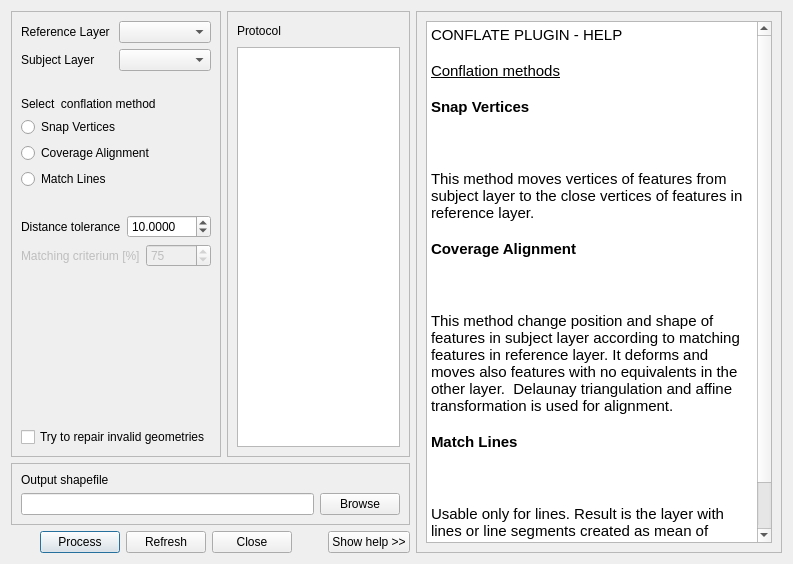
<?xml version="1.0" encoding="UTF-8"?>
<ui version="4.0">
 <class>Dialog</class>
 <widget class="QDialog" name="Dialog">
  <property name="geometry">
   <rect>
    <x>0</x>
    <y>0</y>
    <width>793</width>
    <height>564</height>
   </rect>
  </property>
  <property name="windowTitle">
   <string>Conflation dialog</string>
  </property>
  <property name="windowIcon">
   <iconset resource="resources.qrc">
    <normaloff>:/icon/icons/mActionConflate.png</normaloff>:/icon/icons/mActionConflate.png</iconset>
  </property>
  <property name="toolTip">
   <string/>
  </property>
  <property name="whatsThis">
   <string>&lt;html&gt;&lt;head/&gt;&lt;body&gt;&lt;p&gt;QGIS plugin for conflation&lt;/p&gt;&lt;/body&gt;&lt;/html&gt;</string>
  </property>
  <layout class="QGridLayout" name="gridLayout">
   <item row="0" column="0">
    <widget class="QFrame" name="frameSettings">
     <property name="sizePolicy">
      <sizepolicy hsizetype="Preferred" vsizetype="Preferred">
       <horstretch>1</horstretch>
       <verstretch>0</verstretch>
      </sizepolicy>
     </property>
     <property name="frameShape">
      <enum>QFrame::StyledPanel</enum>
     </property>
     <property name="frameShadow">
      <enum>QFrame::Raised</enum>
     </property>
     <property name="lineWidth">
      <number>2</number>
     </property>
     <layout class="QVBoxLayout" name="verticalLayout_2">
      <item>
       <layout class="QHBoxLayout" name="horizontalLayout1">
        <item>
         <widget class="QLabel" name="mLabelRef">
          <property name="toolTip">
           <string>&lt;html&gt;&lt;head/&gt;&lt;body&gt;&lt;p&gt;&lt;br/&gt;&lt;/p&gt;&lt;/body&gt;&lt;/html&gt;</string>
          </property>
          <property name="whatsThis">
           <string>&lt;html&gt;&lt;head/&gt;&lt;body&gt;&lt;p&gt;What ref&lt;/p&gt;&lt;/body&gt;&lt;/html&gt;</string>
          </property>
          <property name="text">
           <string>Reference Layer</string>
          </property>
         </widget>
        </item>
        <item>
         <widget class="QComboBox" name="mcbReferences">
          <property name="sizePolicy">
           <sizepolicy hsizetype="Preferred" vsizetype="Fixed">
            <horstretch>0</horstretch>
            <verstretch>0</verstretch>
           </sizepolicy>
          </property>
          <property name="toolTip">
           <string>&lt;html&gt;&lt;head/&gt;&lt;body&gt;&lt;p&gt;Select reference layer&lt;/p&gt;&lt;/body&gt;&lt;/html&gt;</string>
          </property>
         </widget>
        </item>
       </layout>
      </item>
      <item>
       <layout class="QHBoxLayout" name="horizontalLayout3">
        <item>
         <widget class="QLabel" name="mLabelSub">
          <property name="text">
           <string>Subject Layer</string>
          </property>
         </widget>
        </item>
        <item>
         <widget class="QComboBox" name="mcbSubjects">
          <property name="sizePolicy">
           <sizepolicy hsizetype="Preferred" vsizetype="Fixed">
            <horstretch>0</horstretch>
            <verstretch>0</verstretch>
           </sizepolicy>
          </property>
          <property name="toolTip">
           <string>&lt;html&gt;&lt;head/&gt;&lt;body&gt;&lt;p&gt;Select subject layer&lt;/p&gt;&lt;/body&gt;&lt;/html&gt;</string>
          </property>
         </widget>
        </item>
       </layout>
      </item>
      <item>
       <layout class="QVBoxLayout" name="verticalLayout">
        <property name="topMargin">
         <number>20</number>
        </property>
        <item>
         <widget class="QLabel" name="mlabelSelect">
          <property name="toolTip">
           <string>&lt;html&gt;&lt;head/&gt;&lt;body&gt;&lt;p&gt;Select one from the methods of conflation below&lt;/p&gt;&lt;/body&gt;&lt;/html&gt;</string>
          </property>
          <property name="text">
           <string>Select  conflation method</string>
          </property>
         </widget>
        </item>
        <item>
         <widget class="QRadioButton" name="mrbSnapVertex">
          <property name="toolTip">
           <string>&lt;html&gt;&lt;head/&gt;&lt;body&gt;&lt;p&gt;Check fo vertex snapping algorithm&lt;/p&gt;&lt;/body&gt;&lt;/html&gt;</string>
          </property>
          <property name="text">
           <string>Snap Vertices</string>
          </property>
         </widget>
        </item>
        <item>
         <widget class="QRadioButton" name="mrbCovAlign">
          <property name="toolTip">
           <string>&lt;html&gt;&lt;head/&gt;&lt;body&gt;&lt;p&gt;Check for coverage alignment algorithm&lt;/p&gt;&lt;/body&gt;&lt;/html&gt;</string>
          </property>
          <property name="text">
           <string>Coverage Alignment</string>
          </property>
         </widget>
        </item>
        <item>
         <widget class="QRadioButton" name="mrbLineMatch">
          <property name="enabled">
           <bool>true</bool>
          </property>
          <property name="toolTip">
           <string>&lt;html&gt;&lt;head/&gt;&lt;body&gt;&lt;p&gt;Check for line matcher algorithm  (note that this works only for line layers)&lt;/p&gt;&lt;/body&gt;&lt;/html&gt;</string>
          </property>
          <property name="text">
           <string>Match Lines</string>
          </property>
         </widget>
        </item>
       </layout>
      </item>
      <item>
       <layout class="QHBoxLayout" name="horizontalLayout4">
        <property name="topMargin">
         <number>20</number>
        </property>
        <item>
         <widget class="QLabel" name="mLabelDist">
          <property name="text">
           <string>Distance tolerance</string>
          </property>
         </widget>
        </item>
        <item>
         <widget class="QDoubleSpinBox" name="mSpinBoxDist">
          <property name="sizePolicy">
           <sizepolicy hsizetype="Minimum" vsizetype="Fixed">
            <horstretch>0</horstretch>
            <verstretch>0</verstretch>
           </sizepolicy>
          </property>
          <property name="toolTip">
           <string>&lt;html&gt;&lt;head/&gt;&lt;body&gt;&lt;p&gt;Select distance tolerance&lt;/p&gt;&lt;/body&gt;&lt;/html&gt;</string>
          </property>
          <property name="decimals">
           <number>4</number>
          </property>
          <property name="minimum">
           <double>0.000000000000000</double>
          </property>
          <property name="maximum">
           <double>9999.999900000000707</double>
          </property>
          <property name="singleStep">
           <double>1.000000000000000</double>
          </property>
          <property name="value">
           <double>10.000000000000000</double>
          </property>
         </widget>
        </item>
       </layout>
      </item>
      <item>
       <layout class="QHBoxLayout" name="horizontalLayout">
        <property name="topMargin">
         <number>0</number>
        </property>
        <item>
         <widget class="QLabel" name="mLabelMatch">
          <property name="enabled">
           <bool>false</bool>
          </property>
          <property name="text">
           <string>Matching criterium [%]</string>
          </property>
         </widget>
        </item>
        <item>
         <widget class="QSpinBox" name="mSpinBoxMatch">
          <property name="enabled">
           <bool>false</bool>
          </property>
          <property name="toolTip">
           <string>&lt;html&gt;&lt;head/&gt;&lt;body&gt;&lt;p&gt;Set how much lines must match.&lt;/p&gt;&lt;/body&gt;&lt;/html&gt;</string>
          </property>
          <property name="minimum">
           <number>1</number>
          </property>
          <property name="maximum">
           <number>100</number>
          </property>
          <property name="value">
           <number>75</number>
          </property>
         </widget>
        </item>
       </layout>
      </item>
      <item>
       <spacer name="verticalSpacer">
        <property name="orientation">
         <enum>Qt::Vertical</enum>
        </property>
        <property name="sizeHint" stdset="0">
         <size>
          <width>20</width>
          <height>40</height>
         </size>
        </property>
       </spacer>
      </item>
      <item>
       <widget class="QCheckBox" name="mchbRepair">
        <property name="enabled">
         <bool>true</bool>
        </property>
        <property name="toolTip">
         <string>&lt;html&gt;&lt;head/&gt;&lt;body&gt;&lt;p&gt;If checked, program tries to repair invalid geometries, but it can cause other topological errors. Use it carefully.&lt;/p&gt;&lt;/body&gt;&lt;/html&gt;</string>
        </property>
        <property name="text">
         <string>Try to repair invalid geometries</string>
        </property>
       </widget>
      </item>
     </layout>
    </widget>
   </item>
   <item row="2" column="0" colspan="2">
    <layout class="QHBoxLayout" name="horizontalLayout2">
     <item>
      <spacer name="horizontalSpacer">
       <property name="orientation">
        <enum>Qt::Horizontal</enum>
       </property>
       <property name="sizeHint" stdset="0">
        <size>
         <width>40</width>
         <height>20</height>
        </size>
       </property>
      </spacer>
     </item>
     <item>
      <widget class="QPushButton" name="processButton">
       <property name="toolTip">
        <string>&lt;html&gt;&lt;head/&gt;&lt;body&gt;&lt;p&gt;Click if you want to do conflation with setting above&lt;/p&gt;&lt;/body&gt;&lt;/html&gt;</string>
       </property>
       <property name="text">
        <string>Process</string>
       </property>
      </widget>
     </item>
     <item>
      <widget class="QPushButton" name="refreshButton">
       <property name="toolTip">
        <string>&lt;html&gt;&lt;head/&gt;&lt;body&gt;&lt;p&gt;Click to refresh dialog&lt;/p&gt;&lt;/body&gt;&lt;/html&gt;</string>
       </property>
       <property name="text">
        <string>Refresh</string>
       </property>
      </widget>
     </item>
     <item>
      <widget class="QPushButton" name="closeButton">
       <property name="toolTip">
        <string>&lt;html&gt;&lt;head/&gt;&lt;body&gt;&lt;p&gt;Click if you finished&lt;/p&gt;&lt;/body&gt;&lt;/html&gt;</string>
       </property>
       <property name="text">
        <string>Close</string>
       </property>
      </widget>
     </item>
     <item>
      <spacer name="horizontalSpacer4">
       <property name="orientation">
        <enum>Qt::Horizontal</enum>
       </property>
       <property name="sizeHint" stdset="0">
        <size>
         <width>40</width>
         <height>20</height>
        </size>
       </property>
      </spacer>
     </item>
     <item>
      <widget class="QPushButton" name="helpButton">
       <property name="text">
        <string>Show help &gt;&gt;</string>
       </property>
      </widget>
     </item>
    </layout>
   </item>
   <item row="1" column="0" colspan="2">
    <widget class="QFrame" name="frameOutput">
     <property name="frameShape">
      <enum>QFrame::StyledPanel</enum>
     </property>
     <property name="frameShadow">
      <enum>QFrame::Raised</enum>
     </property>
     <property name="lineWidth">
      <number>2</number>
     </property>
     <layout class="QVBoxLayout" name="verticalLayout_4">
      <item>
       <widget class="QLabel" name="mLabelOut">
        <property name="text">
         <string>Output shapefile</string>
        </property>
       </widget>
      </item>
      <item>
       <layout class="QHBoxLayout" name="horizontalLayout5">
        <item>
         <widget class="QLineEdit" name="mLineEdit">
          <property name="toolTip">
           <string>&lt;html&gt;&lt;head/&gt;&lt;body&gt;&lt;p&gt;Write path to output shapefile or select it by button right&lt;/p&gt;&lt;/body&gt;&lt;/html&gt;</string>
          </property>
         </widget>
        </item>
        <item>
         <widget class="QPushButton" name="selectButton">
          <property name="toolTip">
           <string>&lt;html&gt;&lt;head/&gt;&lt;body&gt;&lt;p&gt;Select output shapefile&lt;/p&gt;&lt;/body&gt;&lt;/html&gt;</string>
          </property>
          <property name="text">
           <string>Browse</string>
          </property>
         </widget>
        </item>
       </layout>
      </item>
     </layout>
    </widget>
   </item>
   <item row="0" column="1">
    <widget class="QFrame" name="frameProtocol">
     <property name="sizePolicy">
      <sizepolicy hsizetype="Preferred" vsizetype="Preferred">
       <horstretch>1</horstretch>
       <verstretch>0</verstretch>
      </sizepolicy>
     </property>
     <property name="autoFillBackground">
      <bool>false</bool>
     </property>
     <property name="frameShape">
      <enum>QFrame::StyledPanel</enum>
     </property>
     <property name="frameShadow">
      <enum>QFrame::Raised</enum>
     </property>
     <property name="lineWidth">
      <number>2</number>
     </property>
     <layout class="QVBoxLayout" name="verticalLayout_3">
      <item>
       <layout class="QHBoxLayout" name="horizontalLayout7">
        <item>
         <widget class="QLabel" name="mLabelProt">
          <property name="toolTip">
           <string>&lt;html&gt;&lt;head/&gt;&lt;body&gt;&lt;p&gt;See protocol below&lt;/p&gt;&lt;/body&gt;&lt;/html&gt;</string>
          </property>
          <property name="text">
           <string>Protocol</string>
          </property>
         </widget>
        </item>
        <item>
         <spacer name="horizontalSpacer3">
          <property name="orientation">
           <enum>Qt::Horizontal</enum>
          </property>
          <property name="sizeHint" stdset="0">
           <size>
            <width>40</width>
            <height>20</height>
           </size>
          </property>
         </spacer>
        </item>
       </layout>
      </item>
      <item>
       <widget class="QPlainTextEdit" name="mTextEdit">
        <property name="toolTip">
         <string>&lt;html&gt;&lt;head/&gt;&lt;body&gt;&lt;p&gt;Text of protocol&lt;/p&gt;&lt;/body&gt;&lt;/html&gt;</string>
        </property>
        <property name="whatsThis">
         <string>&lt;html&gt;&lt;head/&gt;&lt;body&gt;&lt;p&gt;Text of protocol&lt;/p&gt;&lt;/body&gt;&lt;/html&gt;</string>
        </property>
       </widget>
      </item>
     </layout>
    </widget>
   </item>
   <item row="0" column="2" rowspan="3">
    <widget class="QScrollArea" name="msaHelp">
     <property name="sizePolicy">
      <sizepolicy hsizetype="Expanding" vsizetype="Expanding">
       <horstretch>2</horstretch>
       <verstretch>0</verstretch>
      </sizepolicy>
     </property>
     <property name="widgetResizable">
      <bool>true</bool>
     </property>
     <widget class="QWidget" name="scrollAreaWidgetContents">
      <property name="geometry">
       <rect>
        <x>0</x>
        <y>0</y>
        <width>335</width>
        <height>544</height>
       </rect>
      </property>
      <layout class="QVBoxLayout" name="verticalLayout_5">
       <item>
        <widget class="QTextBrowser" name="textBrowser">
         <property name="html">
          <string>&lt;!DOCTYPE HTML PUBLIC &quot;-//W3C//DTD HTML 4.0//EN&quot; &quot;http://www.w3.org/TR/REC-html40/strict.dtd&quot;&gt;
&lt;html&gt;&lt;head&gt;&lt;meta name=&quot;qrichtext&quot; content=&quot;1&quot; /&gt;&lt;style type=&quot;text/css&quot;&gt;
p, li { white-space: pre-wrap; }
&lt;/style&gt;&lt;/head&gt;&lt;body style=&quot; font-family:'Ubuntu'; font-size:11pt; font-weight:400; font-style:normal;&quot;&gt;
&lt;p style=&quot; margin-top:0px; margin-bottom:0px; margin-left:0px; margin-right:0px; -qt-block-indent:0; text-indent:0px;&quot;&gt;CONFLATE PLUGIN - HELP&lt;/p&gt;
&lt;p style=&quot;-qt-paragraph-type:empty; margin-top:0px; margin-bottom:0px; margin-left:0px; margin-right:0px; -qt-block-indent:0; text-indent:0px;&quot;&gt;&lt;br /&gt;&lt;/p&gt;
&lt;p style=&quot; margin-top:0px; margin-bottom:0px; margin-left:0px; margin-right:0px; -qt-block-indent:0; text-indent:0px;&quot;&gt;&lt;span style=&quot; text-decoration: underline;&quot;&gt;Conflation methods&lt;/span&gt;&lt;/p&gt;
&lt;p style=&quot;-qt-paragraph-type:empty; margin-top:0px; margin-bottom:0px; margin-left:0px; margin-right:0px; -qt-block-indent:0; text-indent:0px; text-decoration: underline;&quot;&gt;&lt;br /&gt;&lt;/p&gt;
&lt;p style=&quot; margin-top:0px; margin-bottom:0px; margin-left:0px; margin-right:0px; -qt-block-indent:0; text-indent:0px;&quot;&gt;&lt;span style=&quot; font-weight:600;&quot;&gt;Snap Vertices&lt;/span&gt;&lt;/p&gt;
&lt;p style=&quot;-qt-paragraph-type:empty; margin-top:0px; margin-bottom:0px; margin-left:0px; margin-right:0px; -qt-block-indent:0; text-indent:0px;&quot;&gt;&lt;br /&gt;&lt;/p&gt;
&lt;p style=&quot; margin-top:0px; margin-bottom:0px; margin-left:0px; margin-right:0px; -qt-block-indent:0; text-indent:0px;&quot;&gt;&lt;img src=&quot;:/icon/icons/snap.png&quot; /&gt;&lt;/p&gt;
&lt;p style=&quot;-qt-paragraph-type:empty; margin-top:0px; margin-bottom:0px; margin-left:0px; margin-right:0px; -qt-block-indent:0; text-indent:0px;&quot;&gt;&lt;br /&gt;&lt;/p&gt;
&lt;p style=&quot; margin-top:0px; margin-bottom:0px; margin-left:0px; margin-right:0px; -qt-block-indent:0; text-indent:0px;&quot;&gt;This method moves vertices of features from subject layer to the close vertices of features in reference layer.&lt;/p&gt;
&lt;p style=&quot;-qt-paragraph-type:empty; margin-top:0px; margin-bottom:0px; margin-left:0px; margin-right:0px; -qt-block-indent:0; text-indent:0px;&quot;&gt;&lt;br /&gt;&lt;/p&gt;
&lt;p style=&quot; margin-top:0px; margin-bottom:0px; margin-left:0px; margin-right:0px; -qt-block-indent:0; text-indent:0px;&quot;&gt;&lt;span style=&quot; font-weight:600;&quot;&gt;Coverage Alignment&lt;/span&gt;&lt;/p&gt;
&lt;p style=&quot;-qt-paragraph-type:empty; margin-top:0px; margin-bottom:0px; margin-left:0px; margin-right:0px; -qt-block-indent:0; text-indent:0px;&quot;&gt;&lt;br /&gt;&lt;/p&gt;
&lt;p style=&quot; margin-top:0px; margin-bottom:0px; margin-left:0px; margin-right:0px; -qt-block-indent:0; text-indent:0px;&quot;&gt;&lt;img src=&quot;:/icon/icons/align.png&quot; /&gt;&lt;/p&gt;
&lt;p style=&quot;-qt-paragraph-type:empty; margin-top:0px; margin-bottom:0px; margin-left:0px; margin-right:0px; -qt-block-indent:0; text-indent:0px;&quot;&gt;&lt;br /&gt;&lt;/p&gt;
&lt;p style=&quot; margin-top:0px; margin-bottom:0px; margin-left:0px; margin-right:0px; -qt-block-indent:0; text-indent:0px;&quot;&gt;This method change position and shape of features in subject layer according to matching features in reference layer. It deforms and moves also features with no equivalents in the other layer.  Delaunay triangulation and affine transformation is used for alignment.  &lt;/p&gt;
&lt;p style=&quot;-qt-paragraph-type:empty; margin-top:0px; margin-bottom:0px; margin-left:0px; margin-right:0px; -qt-block-indent:0; text-indent:0px;&quot;&gt;&lt;br /&gt;&lt;/p&gt;
&lt;p style=&quot; margin-top:0px; margin-bottom:0px; margin-left:0px; margin-right:0px; -qt-block-indent:0; text-indent:0px;&quot;&gt;&lt;span style=&quot; font-weight:600;&quot;&gt;Match Lines&lt;/span&gt;&lt;/p&gt;
&lt;p style=&quot;-qt-paragraph-type:empty; margin-top:0px; margin-bottom:0px; margin-left:0px; margin-right:0px; -qt-block-indent:0; text-indent:0px;&quot;&gt;&lt;br /&gt;&lt;/p&gt;
&lt;p style=&quot; margin-top:0px; margin-bottom:0px; margin-left:0px; margin-right:0px; -qt-block-indent:0; text-indent:0px;&quot;&gt;&lt;img src=&quot;:/icon/icons/match.png&quot; /&gt;&lt;/p&gt;
&lt;p style=&quot;-qt-paragraph-type:empty; margin-top:0px; margin-bottom:0px; margin-left:0px; margin-right:0px; -qt-block-indent:0; text-indent:0px;&quot;&gt;&lt;br /&gt;&lt;/p&gt;
&lt;p style=&quot; margin-top:0px; margin-bottom:0px; margin-left:0px; margin-right:0px; -qt-block-indent:0; text-indent:0px;&quot;&gt;Usable only for lines. Result is the layer with lines or line segments created as mean of matching line segments in input layers. No matter which layer is reference and which is subject.&lt;/p&gt;&lt;/body&gt;&lt;/html&gt;</string>
         </property>
        </widget>
       </item>
      </layout>
     </widget>
    </widget>
   </item>
  </layout>
 </widget>
 <resources>
  <include location="resources.qrc"/>
 </resources>
 <connections/>
</ui>
